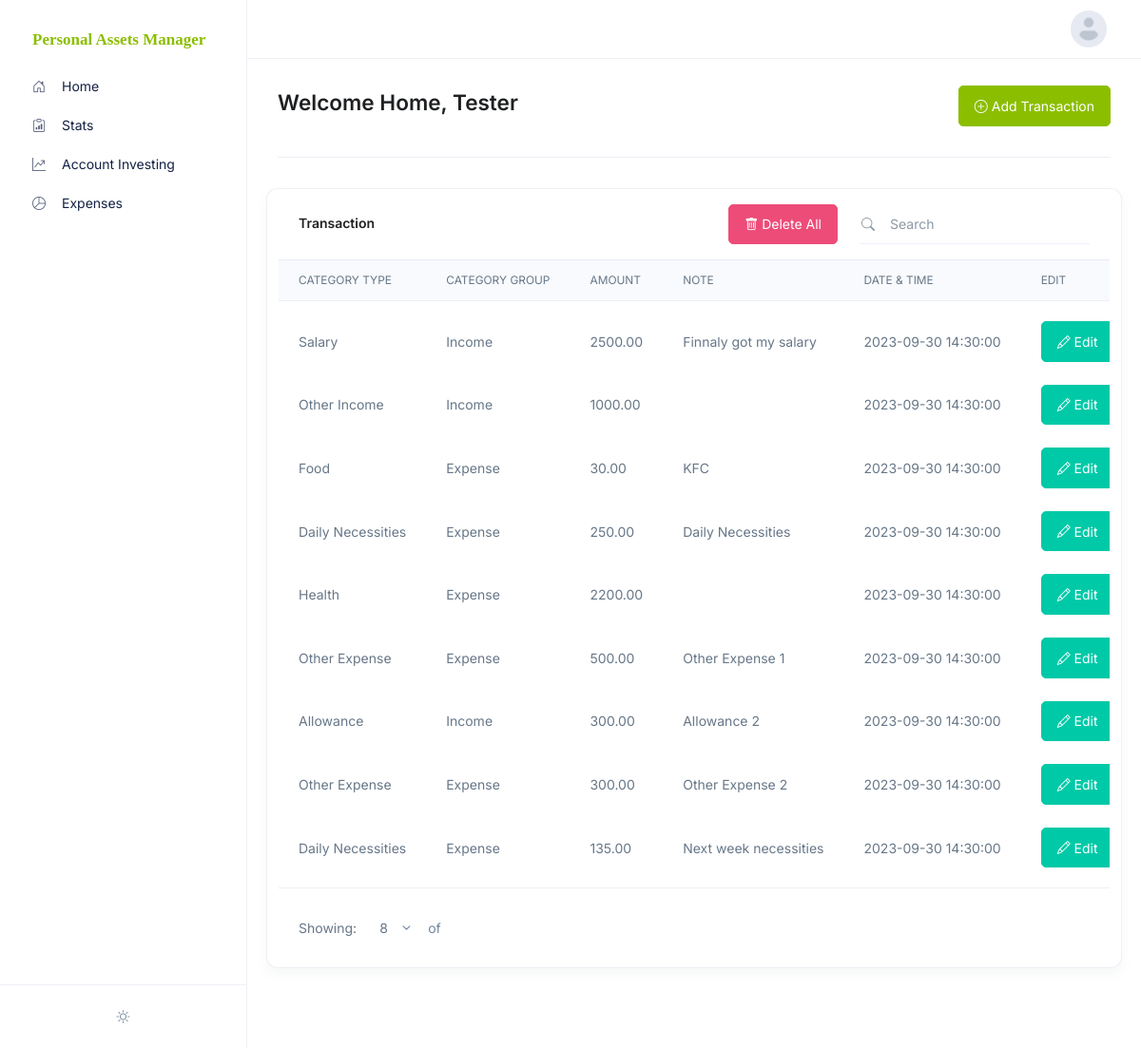
The app's page /HomeUser.php (signed in) with its own data.
### tables this page shows
CREATE TABLE `user_tbl` (
  `UserID` int(11) NOT NULL,
  `CurrencyID` int(11) NOT NULL,
  `UserRole` enum('Admin','User') DEFAULT NULL,
  `Username` varchar(50) NOT NULL,
  `UserEmail` varchar(50) DEFAULT NULL,
  `UserPassword` varchar(500) NOT NULL
);

CREATE TABLE `transaction_tbl` (
  `TransactionID` int(11) NOT NULL,
  `UserID` int(11) NOT NULL,
  `CategoryID` int(11) NOT NULL,
  `Amount` DECIMAL(20, 2) NOT NULL,
  `Note` varchar(500) DEFAULT NULL,
  `DateTime` DATETIME DEFAULT '2023-08-29 00:00:00'
);

CREATE TABLE `category_tbl` (
  `CategoryID` int(11) NOT NULL,
  `CategoryType` varchar(50) NOT NULL,
  `CategoryGroup` enum('Income','Expense') DEFAULT NULL
);

### HomeUser.php (the view, shortened to what this page needs)
<?php
    require("personalAssetsManagerConn.php");
?>
<?php include 'MasterPage.php';?>
<main id="content" role="main" class="main">
    <div class="content container-fluid">
        <div class="page-header mb-3 mb-lg-5">
            <div class="row align-items-center">
                <div class="col">
                    <h1 class="page-header-title">Welcome Home, <?php echo htmlentities($row_User['Username']) ?></h1>
                </div>
                <div class="col">
                    <div class="d-grid gap-2 d-md-flex justify-content-md-end">
                        <a class="btn btn-primary" href="AddTransaction.php"><i class="bi bi-plus-circle"></i> Add Transaction</a>
                    </div>
                </div>
            </div>
        </div>
        <div class="row">
            <div class="card">
                <div class="card-header">
                    <div class="row justify-content-between align-items-center flex-grow-1">
                        <div class="col-9 col-md">
                            <div class="d-flex justify-content-between align-items-center">
                                <h5 class="card-header-title">Transaction</h5>
                            </div>
                        </div>
                        <div class="col-auto">
                            <button class="btn btn-danger" data-bs-toggle="modal" data-bs-target="#deleteAllModalToggle"><i class="bi bi-trash"></i> Delete All</button>
                        </div>
                        <div class="col-auto">
                            <form>
                                <div class="input-group input-group-merge input-group-flush">
                                    <div class="input-group-prepend input-group-text">
                                        <i class="bi-search"></i>
                                    </div>
                                    <input id="datatableWithSearchInput" type="search" class="form-control" placeholder="Search" aria-label="Search users">
                                </div>
                            </form>
                        </div>
                    </div>
                </div>
                <div class="table-responsive datatable-custom">
                <table id="datatable" class="table table-borderless table-thead-bordered table-nowrap table-align-middle card-table" data-hs-datatables-options='{
                   "columnDefs": [{"targets": [5,6],"orderable": false}],
                   "order": [],
                   "info": {"totalQty": "#datatableWithPaginationInfoTotalQty"},
                   "search": "#datatableWithSearchInput",
                   "entries": "#datatableEntries",
                   "pageLength": 10,
                   "isResponsive": false,
                   "isShowPaging": false,
                   "pagination": "datatablePagination"
                 }'
                >
                        <thead class="thead-light">
                            <tr>
                                <th>Category Type</th>
                                <th>Category Group</th>
                                <th>Amount</th>
                                <th>Note</th>
                                <th>Date & Time</th>
                                <th>Edit</th>
                            </tr>
                        </thead>
                        <tbody>
                            <?php
                                $sql_select = "SELECT transaction_tbl.TransactionID, transaction_tbl.UserID, category_tbl.CategoryType, category_tbl.CategoryGroup, transaction_tbl.Amount, transaction_tbl.Note, transaction_tbl.DateTime from transaction_tbl
                                INNER JOIN category_tbl ON transaction_tbl.CategoryID = category_tbl.CategoryID
                                WHERE transaction_tbl.UserID = $user_id";
                                $transaction_no = mysqli_query($dbconn,$sql_select);
                                if(mysqli_num_rows($transaction_no) >0){
                                    foreach($transaction_no as $row){
                            ?>
                                        <tr>
                                            <td><?php echo htmlentities($row['CategoryType'])?></td>
                                            <td><?php echo $row['CategoryGroup']?></td>
                                            <td><?php echo htmlentities($row['Amount'])?></td>
                                            <td><?php echo $row['Note']?></td>
                                            <td><?php echo $row['DateTime']?></td>
                                            <td><a href="EditTransaction.php?id=<?php echo $row['TransactionID'] ?>"  class="btn btn-success"><i class="bi bi-pencil"></i> Edit</a></td>
                                        </tr>
                            <?php
                                    }
                                }
                            ?>
                        </tbody>
                    </table>
                </div>
                <div class="card-footer">
                    <div class="row justify-content-center justify-content-sm-between align-items-sm-center">
                        <div class="col-sm mb-2 mb-sm-0">
                            <div class="d-flex justify-content-center justify-content-sm-start align-items-center">
                                <span class="me-2">Showing:</span>
                                <div class="tom-select-custom">
                                    <select id="datatableEntries" class="js-select form-select form-select-borderless w-auto" autocomplete="off" data-hs-tom-select-options='{"searchInDropdown": false, "hideSearch": true}'>
                                        <option value="8" selected>8</option>
                                    </select>
                                </div>
                                <span class="text-secondary me-2">of</span>
                            </div>
                        </div>
                    </div>
                </div>
            </div>
        </div>
    </div>
</main>

### MasterPage.php (shortened to what this page needs)
<?php
    require("personalAssetsManagerConn.php");
    $user_id = $_SESSION["userid"];
    $select_user_sql = "SELECT * FROM user_tbl WHERE UserID = $user_id";
    $result_User = mysqli_query($dbconn, $select_user_sql);
    $row_User = mysqli_fetch_assoc($result_User);
?>
<!DOCTYPE html>
<html lang="en">
    <head>
		<link rel="stylesheet" media="screen" href="assets/vendor/tiny-slider/dist/tiny-slider.css"/>
        <link rel="stylesheet" href="assets/css/vendor.min.css" />
        <link rel="stylesheet" href="assets/css/theme.minc619.css?v=1.0" />
    </head>
    <body class="has-navbar-vertical-aside navbar-vertical-aside-show-xl footer-offset">
        <header id="header" class="navbar navbar-expand-lg navbar-fixed navbar-height navbar-container navbar-bordered bg-white">
            <div class="navbar-nav-wrap">
                <div class="navbar-nav-wrap-content-end">
                    <ul class="navbar-nav">
                        <li class="nav-item">
                            <div class="dropdown">
                                <a class="navbar-dropdown-account-wrapper" href="javascript:;" id="accountNavbarDropdown" data-bs-toggle="dropdown" aria-expanded="false" data-bs-auto-close="outside" data-bs-dropdown-animation>
                                    <div class="avatar avatar-sm avatar-circle">
                                        <img class="avatar-img" src="assets/img/160x160/img1.jpg" alt="Image Description" />
                                    </div>
                                </a>
                            </div>
                        </li>
                    </ul>
                </div>
            </div>
        </header>
        <aside class="js-navbar-vertical-aside navbar navbar-vertical-aside navbar-vertical navbar-vertical-fixed navbar-expand-xl navbar-bordered bg-white">
            <div class="navbar-vertical-container">
                <div class="navbar-vertical-footer-offset">
                    <div class="navbar-vertical-content">
                        <div id="navbarVerticalMenu" class="nav nav-pills nav-vertical card-navbar-nav">
                            <div class="nav-item" aria-label="Front">
                                <a class="nav-link" href="HomeUser.php">
                                    <h4 class="nav-link-title" style="font-family: 'League Spartan'; font-size: 17px; color: #8cbe00;" data-hs-theme-appearance="default">Personal Assets Manager</h4>
                                </a>
                            </div>
                            <?php
                                if($_SESSION['role'] == "User"){
                                    echo'<div class="nav-item">';
                                        echo'<a class="nav-link" href="HomeUser.php">';
                                            echo'<i class="bi-house-door nav-icon"></i>';
                                            echo'<span class="nav-link-title">Home</span>';
                                        echo'</a>';
                                    echo'</div>';
                                    echo'<div class="nav-item">';
                                        echo'<a class="nav-link" href="Stats.php">';
                                            echo'<i class="bi bi-clipboard-data nav-icon"></i>';
                                            echo'<span class="nav-link-title">Stats</span>';
                                        echo'</a>';
                                    echo'</div>';
                                    echo'<div class="nav-item">';
                                        echo'<a class="nav-link" href="AccountInvesting.php">';
                                            echo'<i class="bi bi-graph-up-arrow nav-icon"></i>';
                                            echo'<span class="nav-link-title">Account Investing</span>';
                                        echo'</a>';
                                    echo'</div>';
                                    echo'<div class="nav-item">';
                                        echo'<a class="nav-link" href="Expenses.php">';
                                            echo'<i class="bi bi-pie-chart nav-icon"></i>';
                                            echo'<span class="nav-link-title">Expenses</span>';
                                        echo'</a>';
                                    echo'</div>';
                                }
                            ?>
                        </div>
                    </div>
                    <div class="navbar-vertical-footer">
                        <ul class="navbar-vertical-footer-list">
                            <li class="navbar-vertical-footer-list-item">
                                <div class="dropdown dropup">
                                    <button type="button" class="btn btn-ghost-secondary btn-icon rounded-circle" id="selectThemeDropdown" data-bs-toggle="dropdown" aria-expanded="false" data-bs-dropdown-animation></button>
                                </div>
                            </li>
                        </ul>
                    </div>
                </div>
            </div>
        </aside>

### MasterPage.php (style rules this page uses)
* { transition: unset !important; }
body { opacity: 0; }

### records on screen
user_tbl: Username "Tester"
transaction_tbl: CategoryID.CategoryType "Salary", CategoryID.CategoryGroup "Income", Amount "2500.00", Note "Finnaly got my salary", DateTime "2023-09-30 14:30:00"
transaction_tbl: CategoryID.CategoryType "Other Income", CategoryID.CategoryGroup "Income", Amount "1000.00", DateTime "2023-09-30 14:30:00"
transaction_tbl: CategoryID.CategoryType "Food", CategoryID.CategoryGroup "Expense", Amount "30.00", Note "KFC", DateTime "2023-09-30 14:30:00"
transaction_tbl: CategoryID.CategoryType "Daily Necessities", CategoryID.CategoryGroup "Expense", Amount "250.00", Note "Daily Necessities", DateTime "2023-09-30 14:30:00"
transaction_tbl: CategoryID.CategoryType "Health", CategoryID.CategoryGroup "Expense", Amount "2200.00", DateTime "2023-09-30 14:30:00"
transaction_tbl: CategoryID.CategoryType "Other Expense", CategoryID.CategoryGroup "Expense", Amount "500.00", Note "Other Expense 1", DateTime "2023-09-30 14:30:00"
transaction_tbl: CategoryID.CategoryType "Allowance", CategoryID.CategoryGroup "Income", Amount "300.00", Note "Allowance 2", DateTime "2023-09-30 14:30:00"
transaction_tbl: CategoryID.CategoryType "Other Expense", CategoryID.CategoryGroup "Expense", Amount "300.00", Note "Other Expense 2", DateTime "2023-09-30 14:30:00"
transaction_tbl: CategoryID.CategoryType "Daily Necessities", CategoryID.CategoryGroup "Expense", Amount "135.00", Note "Next week necessities", DateTime "2023-09-30 14:30:00"
